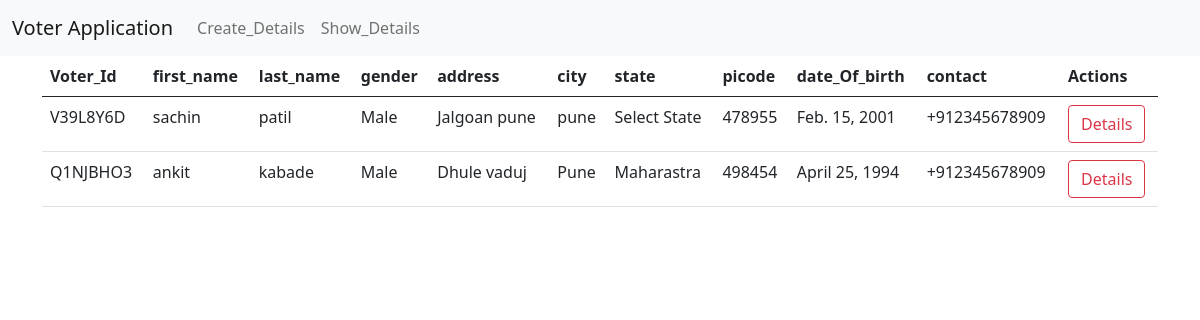
The app's page /v1/show/ with its own data.
### voterapp/models.py (models this page shows, shortened)
class Voter(models.Model):
    Gender=[('Male','Male'),('Female','Female'),('Other','Other')]
    voter_id = models.CharField(max_length=10, unique=True, editable=False,auto_created=True)
    first_name = models.CharField(max_length=45,validators=[cheack])
    last_name = models.CharField(max_length=45,validators=[cheack])
    gender = models.CharField(max_length=40, choices=Gender)
    address = models.TextField()
    city = models.CharField(max_length=40)
    state = models.CharField(max_length=40)
    pincode = models.CharField(max_length=6,
        validators=[
            RegexValidator(r'^\d{6}$', "Pincode must have exactly 6 digits.")
        ])
    date_of_birth = models.DateField()
    contact = PhoneNumberField(region='IN')

### voterapp/views.py (the view)
# urls.py: path('show/', show_Details, name='show'),
def show_Details(request):
    template_name = 'voterapp/show.html'
    data = Voter.objects.all()
    context = {'voters':data}
    return render(request, template_name,context)

### templates/voterapp/show.html (shortened to what this page needs)
{% extends "base.html" %}
{% block content %}
    <table class="table">
        <thead>
            <tr>
                <th>Voter_Id</th>
                <th>first_name</th>
                <th>last_name</th>
                <th>gender</th>
                <th>address</th>
                <th>city</th>
                <th>state</th>
                <th>picode</th>
                <th>date_Of_birth</th>
                <th>contact</th>
                <th>Actions</th>
            </tr>
        </thead>
        <tbody>
            {% for vp in voters %}
            <tr>
                <td>{{vp.voter_id}}</td>
                <td>{{vp.first_name}}</td>
                <td>{{vp.last_name}}</td>
                <td>{{vp.gender}}</td>
                <td>{{vp.address}}</td>
                <td>{{vp.city}}</td>
                <td>{{vp.state}}</td>
                <td>{{vp.pincode}}</td>
                <td>{{vp.date_of_birth}}</td>
                <td>{{vp.contact}}</td>
                <td>
                    <a href="{% url 'candidate' vp.pk %}" class="btn btn-outline-danger">Details</a>
                </td>
            </tr>
            {% endfor %}
        </tbody>
    </table>
{% endblock %}

### templates/base.html (shortened to what this page needs)
<!DOCTYPE html>
<html>
<head>
     <link href="https://cdn.jsdelivr.net/npm/bootstrap@5.0.2/dist/css/bootstrap.min.css" rel="stylesheet">
</head>
<body>
    <nav class="navbar navbar-expand-lg navbar-light bg-light">
        <div class="container-fluid">
          <a class="navbar-brand" href="#">Voter Application</a>
          <div class="collapse navbar-collapse" id="navbarNavAltMarkup">
            <div class="navbar-nav">
              <a class="nav-link" href="{% url 'create' %}">Create_Details</a>
              <a class="nav-link" href="{% url 'show' %}">Show_Details</a>
            </div>
          </div>
        </div>
      </nav>
      <div class="container">
    {% block content %}
    {% endblock %}
      </div>
</body>
</html>

### records on screen
Voter: voter_id "V39L8Y6D", first_name "sachin", last_name "patil", gender "Male", address "Jalgoan pune", city "pune", state "Select State", pincode "478955", date_of_birth "Feb. 15, 2001", contact "+912345678909"
Voter: voter_id "Q1NJBHO3", first_name "ankit", last_name "kabade", gender "Male", address "Dhule vaduj", city "Pune", state "Maharastra", pincode "498454", date_of_birth "April 25, 1994", contact "+912345678909"
